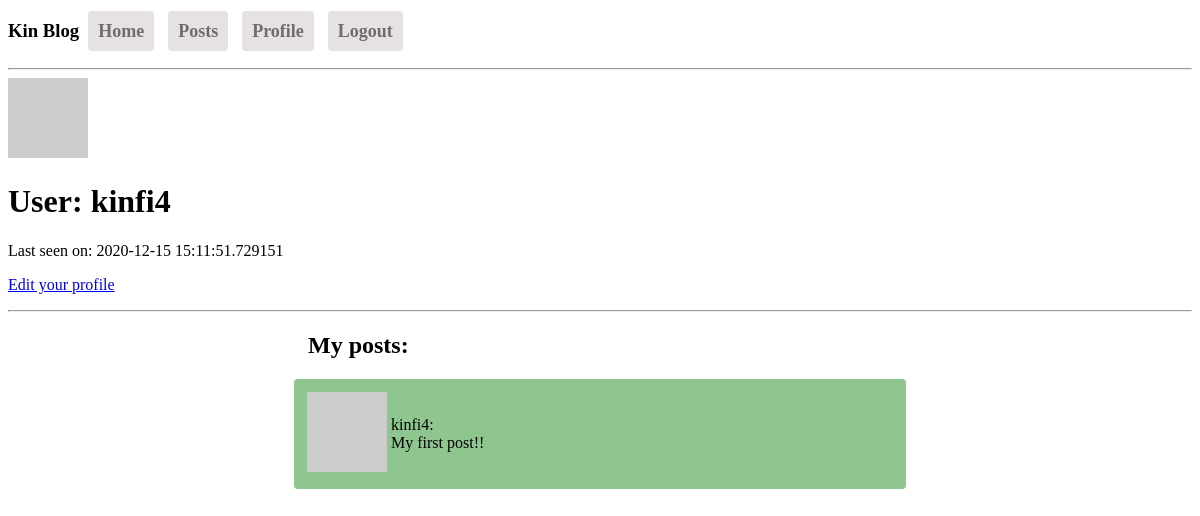
Before: /user/kinfi4 (signed in) with the older database file.
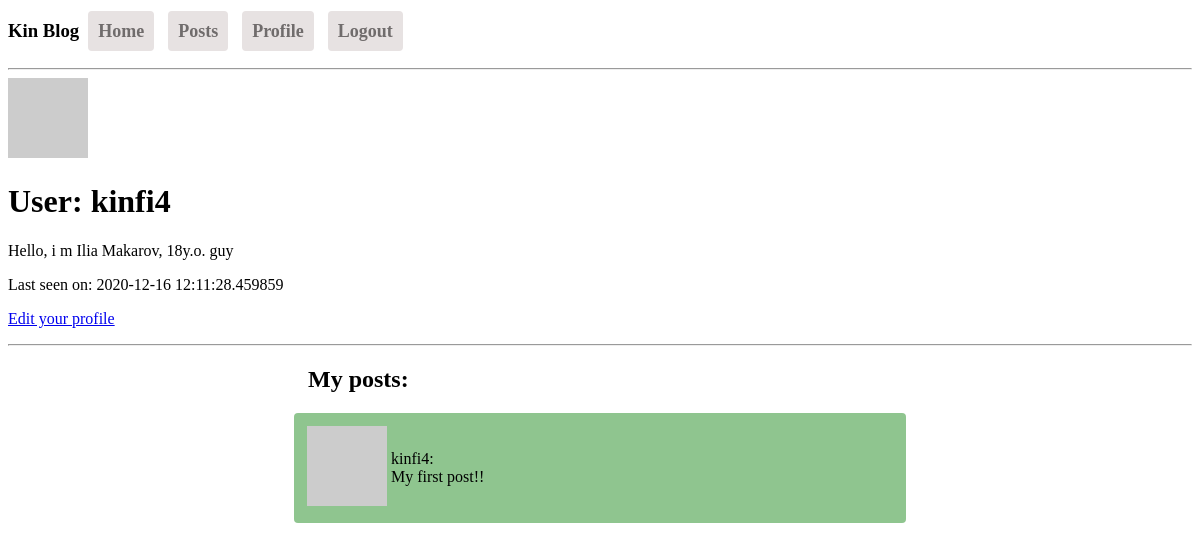
After: the same page with the newer database file.
### app/models.py (models this page shows, shortened)
class User(UserMixin, db.Model):
    id = db.Column(db.Integer, primary_key=True)
    username = db.Column(db.String(64), index=True, unique=True)
    email = db.Column(db.String(120), index=True, unique=True)
    password_hash = db.Column(db.String(128))
    about_me = db.Column(db.String(500))
    last_seen = db.Column(db.DateTime, default=datetime.utcnow())
    def get_avatar(self, size):
        digest = md5(self.email.lower().encode('utf-8')).hexdigest()
        return f'https://www.gravatar.com/avatar/{digest}?d=identicon&s={size}'

class Post(db.Model):
    id = db.Column(db.Integer, primary_key=True)
    body = db.Column(db.String(140))
    timespan = db.Column(db.DateTime, index=True, default=datetime.now)
    user_id = db.Column(db.Integer, db.ForeignKey('user.id'))
    @property
    def author(self):
        return User.query.filter_by(id=self.user_id).first()

### app/routes.py (the view)
@app.route('/user/<username>')
@login_required
def user_page(username):
    user = User.query.filter_by(username=username).first_or_404()
    posts = Post.query.filter_by(user_id=user.id).all()
    return render_template('user.html', user=user, posts=posts)

### app/models.py (called while the page is built)
@login.user_loader
def login_user(id_):
    return User.query.get(int(id_))

### app/routes.py (called while the page is built)
@app.before_request
def update_last_seen():
    if current_user.is_authenticated:
        current_user.last_seen = datetime.utcnow()
        db.session.commit()

### app/templates/user.html
{% extends 'base.html' %}
{% block links %}
    <link rel="stylesheet" href="{{ url_for('static', filename='css/user-page-styles.css') }}">
    <link rel="stylesheet" href="{{ url_for('static', filename='css/post-styles.css') }}">
{% endblock links%}
{% block content %}
    <img src="{{ user.get_avatar(128) }}" alt="user_avatar">
    <h1>User: {{ user.username }}</h1>
    {% if user.about_me %}
        <p>{{ user.about_me }}</p>
    {% endif %}
    {%if user.last_seen %}
        <p>Last seen on: {{ user.last_seen }}</p>
    {% endif %}
    {% if user == current_user %}
    <p><a href="{{ url_for('edit_profile') }}">Edit your profile</a></p>
    {% endif %}
    <hr>
    <h2 class="post-article">My posts: </h2>
    {% for post in posts %}
        <div class="post">
            {% include '_post.html' %}
        </div>
    {% endfor %}
{% endblock content %}

### app/templates/base.html (shortened to what this page needs)
<!DOCTYPE html>
<html lang="en">
<head>
    <link rel="stylesheet" href="{{ url_for('static', filename='css/main_styles.css') }}">
    {% block links %}
    {% endblock links%}
</head>
<body>
    <nav>
        <h3 class="logo">Kin Blog</h3>
        <a href="{{ url_for('main') }}" class="navigation-link">Home</a>
        <a href="{{ url_for('posts') }}" class="navigation-link">Posts</a>
        {% if current_user.is_anonymous %}
        <a href="{{ url_for('login') }}" class="navigation-link">Sign in</a>
        {% else %}
        <a href="{{ url_for('user_page', username=current_user.username) }}" class="navigation-link">Profile</a>
        <a href="{{ url_for('logout') }}" class="navigation-link">Logout</a>
        {% endif %}
    </nav>
    <hr>
    {% block content %}{% endblock content %}
</body>
</html>

### app/templates/_post.html
<table>
    <tr>
        <td><img src="{{ user.get_avatar(36) }}" alt=""></td>
        <td>{{ post.author.username }}:<br>{{ post.body }}</td>
    </tr>
</table>

### app/static/css/main_styles.css (style rules this page uses)
.post-article { width: 200px; margin-left: 300px; }
nav { height: 40px; margin-top: 20px; }
.navigation-link { text-decoration: none; font-size: large; margin: 5px; background-color: rgb(231, 226, 226); padding: 10px; color: rgb(112, 108, 108); font-weight: 900; border-radius: 4px; transition: linear 0.4s; }
.logo { display: inline; }

### app/static/css/post-styles.css (style rules this page uses)
.post { padding: 10px; margin: auto; width: 50%; background-color: rgb(143, 197, 143); border-radius: 4px; }

Changed rows visible on the page:
changed User "kinfi4": about_me (not shown) → "Hello, i m Ilia Makarov, 18y.o. guy"; last_seen "2020-12-15 15:11:51.729151" → "2020-12-16 12:11:28.459859"
